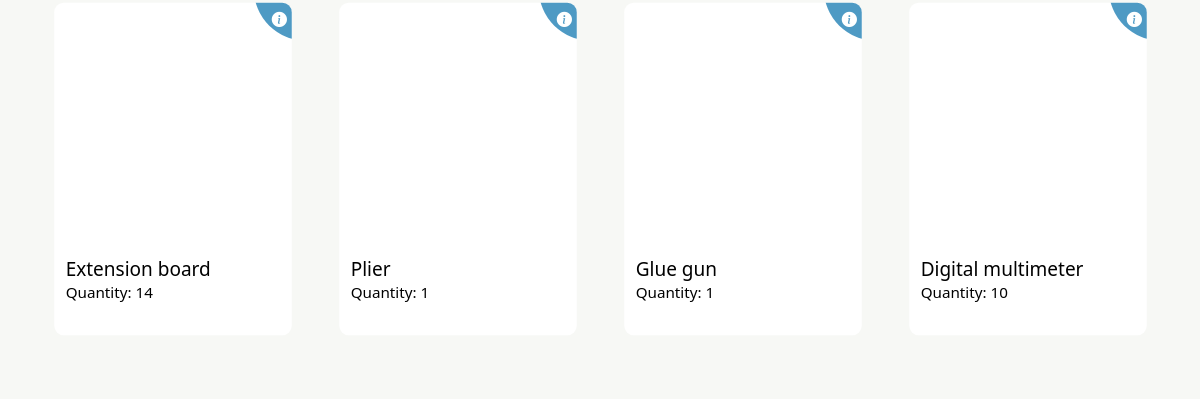
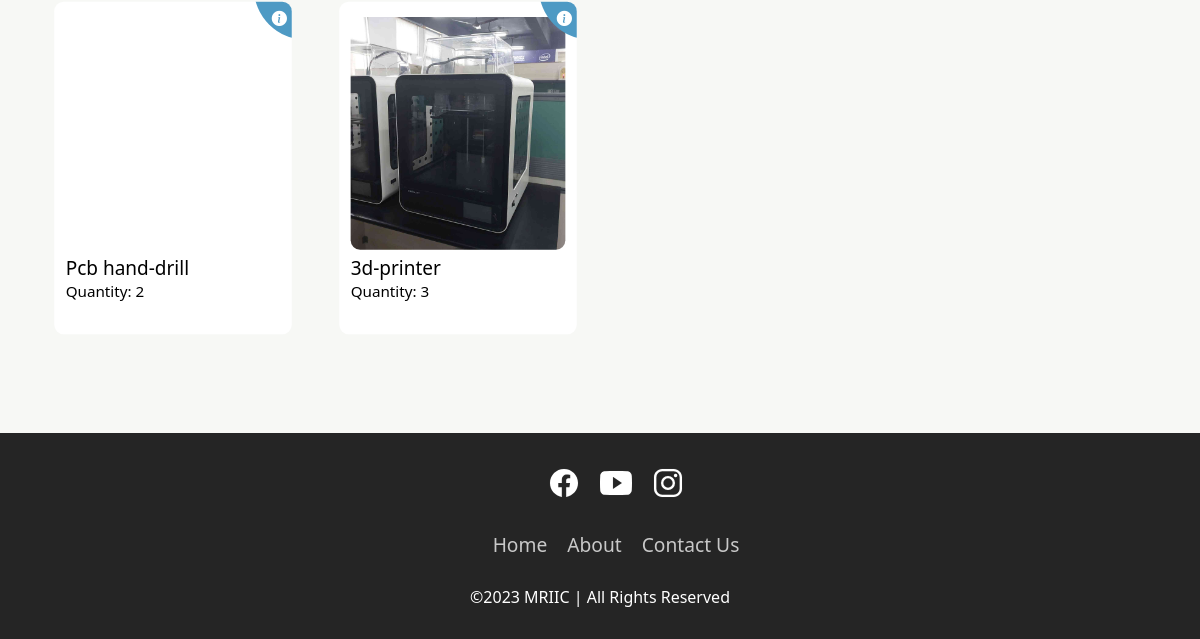
The app's page /filter_inventory/ (lower part), older data (2 pictures, top to bottom).
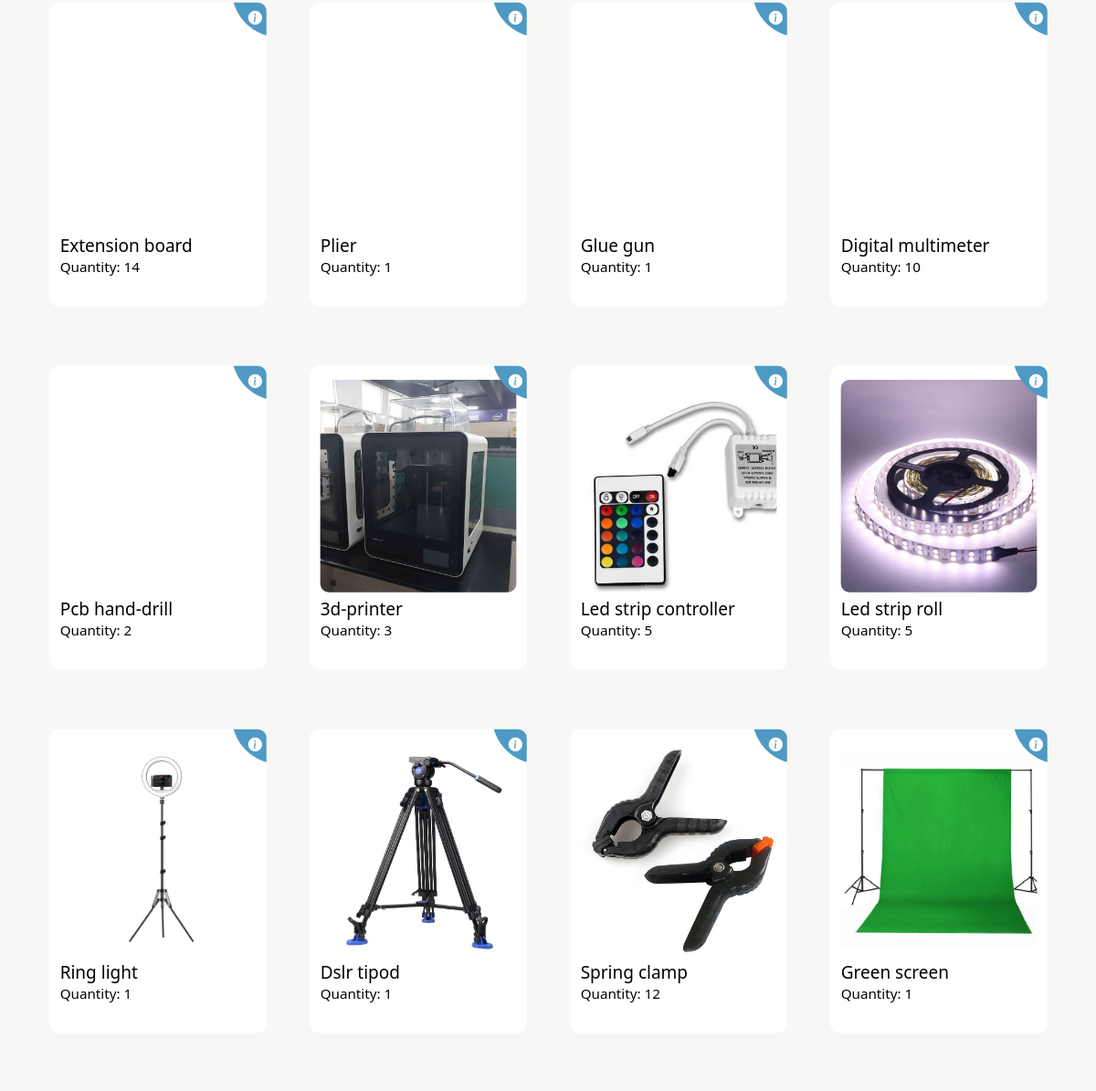
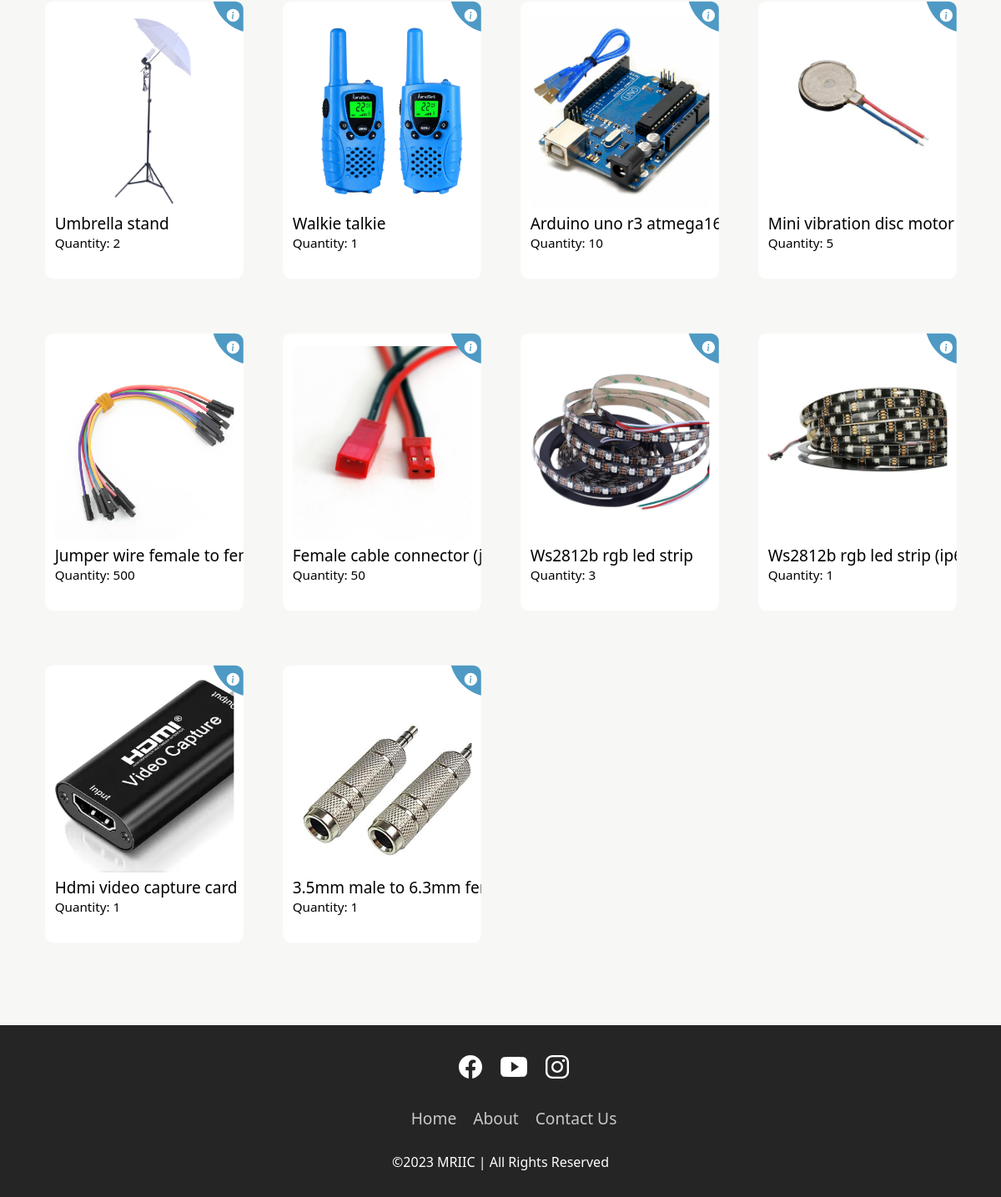
The same page, newer data (2 pictures, top to bottom).
### mriic/models.py (models this page shows, shortened)
class Item(models.Model):
    name = NameField(max_length=50, unique=True)
    category = models.ManyToManyField(Category)
    item_img = models.ImageField(upload_to='images/')
    item_qty = models.IntegerField()
    featured = models.BooleanField(default=False)
    item_desc = models.TextField(max_length=750, blank=True, null=True)
    tags = TaggableManager()

### mriic/views.py (the view)
# urls.py: path('filter_inventory/',views.filter_item, name='filter_item'),
def filter_item(request):
    categories = Category.objects.all()
    items = Item.objects.all()
    if request.method == 'POST':
        selected_categories = request.POST.getlist('categories')
        if selected_categories:
            items = Item.objects.filter(category__name__in=selected_categories)
    context = {'categories': categories, 'page_obj': items}
    return render(request, "mriic/filter.html", context)

### mriic/templates/mriic/filter.html (shortened to what this page needs)
<!DOCTYPE html>
<html lang="en">
<head>
    <link href="https://cdn.jsdelivr.net/npm/bootstrap@5.3.0-alpha1/dist/css/bootstrap.min.css" rel="stylesheet">
</head>
<body>
  {% include "mriic/NavbarLogout.html"%}
  <div class="topbar" style="margin-top: 1%;">
      {% include "mriic/cardslider.html"%}
</div>
{% include "mriic/footer.html"%}
</body>
</html>

### mriic/templates/mriic/NavbarLogout.html (shortened to what this page needs)
{% load static %}
<!DOCTYPE html>
<html lang="en">
<head>
    <link rel="stylesheet" href="https://cdn.jsdelivr.net/npm/bootstrap-icons@1.10.2/font/bootstrap-icons.css"
>
    <link rel="stylesheet"
        href="https://cdn.jsdelivr.net/npm/@fortawesome/fontawesome-free@6.2.1/css/fontawesome.min.css"
>
    <link href="https://cdn.jsdelivr.net/npm/bootstrap@5.3.0-alpha1/dist/css/bootstrap.min.css" rel="stylesheet"
>
</head>
<body>
</body>
</html>

### mriic/templates/mriic/cardslider.html (shortened to what this page needs)
<!DOCTYPE html>
<html>
<head>
	<link href="https://cdn.jsdelivr.net/npm/bootstrap@5.3.0-alpha1/dist/css/bootstrap.min.css" rel="stylesheet"
>
</head>
<link rel="stylesheet" href="https://cdn.jsdelivr.net/npm/bootstrap-icons@1.10.2/font/bootstrap-icons.css"
>
<link rel="stylesheet" href="https://cdn.jsdelivr.net/npm/@fortawesome/fontawesome-free@6.2.1/css/fontawesome.min.css"
>
<body>
	<div id="products" class="container text-center mt-5 mb-3" style="scroll-behavior: smooth;">
		<div class="row row-cols-1 row-cols-sm-2 row-cols-md-3 row-cols-lg-4 mt-5 g-4">
			{% for x in page_obj %}
			<div class="col mb-4">
				<div class="wrapper">
					<div class="container mt-3 mb-3">
						<div class="top" style="background-image: url({{ x.item_img.url }});">
						</div>
						<div class="bottom mt-2">
							<div class="left">
								<div class="details">
									<h5>{{x.name}}</h5><br>
									<p>Quantity: {{x.item_qty}}</p>
								</div>
							</div>
						</div>
						<div class="inside">
							<div class="icon"><i class="bi bi-info-circle-fill"></i></div>
						</div>
					</div>
				</div>
			</div>
			{% endfor %}
		</div>
	</div>
</body>
</html>

### mriic/templates/mriic/footer.html (shortened to what this page needs)
<!DOCTYPE html>
<html lang="en">
  <head>
    <link
      href="https://cdn.jsdelivr.net/npm/bootstrap@5.3.0-alpha2/dist/css/bootstrap.min.css"
      rel="stylesheet"
    />
  </head>
  <body>
    <footer class="footer ">
        <ul class="social-icon">
          <li class="social-icon__item"><a class="social-icon__link" href="https://www.facebook.com/IICMRIIRS">
              <ion-icon name="logo-facebook"></ion-icon>
            </a></li>
          <li class="social-icon__item"><a class="social-icon__link" href="https://www.youtube.com/channel/UC0qIhHux0ghF0OVJ7CTFU9w">
              <ion-icon name="logo-youtube"></ion-icon>
            </a></li>
          <li class="social-icon__item"><a class="social-icon__link" href="https://www.instagram.com/admin.mriic/">
              <ion-icon name="logo-instagram"></ion-icon>
            </a></li>
        </ul>
        <ul class="menu">
          <li class="menu__item"><a class="menu__link" href="{% url 'home' %}">Home</a></li>
          <li class="menu__item"><a class="menu__link" href="https://mriic.tech/about-us/">About</a></li>
          <li class="menu__item"><a class="menu__link" href="https://mriic.tech/contact/">Contact Us</a></li>
        </ul>
        <p>&copy;2023 MRIIC | All Rights Reserved</p>
    </footer>
  </body>
</html>

### mriic/templates/mriic/filter.html (style rules this page uses)
html, body { background-color: #F7F8F5 !important; font-family: system-ui, -apple-system, BlinkMacSystemFont, 'Segoe UI', Roboto, Oxygen, Ubuntu, Cantarell, 'Open Sans', 'Helvetica Neue', sans-serif !important; }

### mriic/templates/mriic/cardslider.html (style rules this page uses)
html, body { background-color: #F7F8F5 !important; font-family: system-ui, -apple-system, BlinkMacSystemFont, 'Segoe UI', Roboto, Oxygen, Ubuntu, Cantarell, 'Open Sans', 'Helvetica Neue', sans-serif !important; }
.col { column-gap: 1%; }
.wrapper { width: 250px; height: 350px; background: #FFFFFF; margin: auto; position: relative; overflow: hidden; border-radius: 10px 10px 10px 10px; box-shadow: 1; transform: scale(0.95); transition: box-shadow 0.5s, transform 0.5s; }
.wrapper .container { width: 100%; height: 100%; }
.wrapper .container .top { height: 70%; width: 100%; border-radius: 10px 10px 10px 10px; background-size: cover; background-repeat: no-repeat; }
.wrapper .container .bottom { width: 200%; height: 30%; transition: transform 0.5s; }
.wrapper .container .bottom h5 { margin: 0; padding: 0; float: left; }
.wrapper .container .bottom p { margin: 0; padding: 0; float: left; }
.wrapper .container .bottom .left { height: 100%; width: 100%; color: black; float: left; }
.wrapper .inside { z-index: 9; background: #4E9AC4; width: 110px; height: 110px; position: absolute; top: -70px; right: -70px; border-radius: 0px 0px 200px 200px; transition: all 0.5s, border-radius 2s, top 1s; overflow: hidden; }
.wrapper .inside .icon { position: absolute; right: 75px; top: 75px; color: white; opacity: 1; }

### mriic/templates/mriic/footer.html (style rules this page uses)
.footer { margin-top: 50px; bottom: 0 !important; position: relative; width: 100%; background: #252525; min-height: 100px; padding: 20px 50px; display: flex; justify-content: center; align-items: center; flex-direction: column; }
.social-icon, .menu { position: relative; display: flex; justify-content: center; align-items: center; margin: 10px 0; flex-wrap: wrap; }
.social-icon__item, .menu__item { list-style: none; }
.social-icon__link { font-size: 2rem; color: #fff; margin: 0 10px; display: inline-block; transition: 0.5s; }
.menu__link { font-size: 1.2rem; color: #fff; margin: 0 10px; display: inline-block; transition: 0.5s; text-decoration: none; opacity: 0.75; font-weight: 300; }
.footer p { color: #fff; margin: 15px 0 10px 0; font-size: 1rem; font-weight: 300; }

Row changes from the older to the newer data that the page shows:
added Item: item_img (picture), name "Led strip controller", item_qty "5"
added Item: item_img (picture), name "Led strip roll", item_qty "5"
added Item: item_img (picture), name "Ring light", item_qty "1"
added Item: item_img (picture), name "Dslr tipod", item_qty "1"
added Item: item_img (picture), name "Spring clamp", item_qty "12"
added Item: item_img (picture), name "Green screen", item_qty "1"
added Item: item_img (picture), name "Umbrella stand", item_qty "2"
added Item: item_img (picture), name "Walkie talkie", item_qty "1"
added Item: item_img (picture), name "Arduino uno r3…", item_qty "10"
added Item: item_img (picture), name "Mini vibration disc motor", item_qty "5"
added Item: item_img (picture), name "Jumper wire female to…", item_qty "500"
added Item: item_img (picture), name "Female cable connector…", item_qty "50"
added Item: item_img (picture), name "Ws2812b rgb led strip", item_qty "3"
added Item: item_img (picture), name "Ws2812b rgb led strip…", item_qty "1"
added Item: item_img (picture), name "Hdmi video capture card", item_qty "1"
added Item: item_img (picture), name "3.5mm male to 6.3mm…", item_qty "1"
